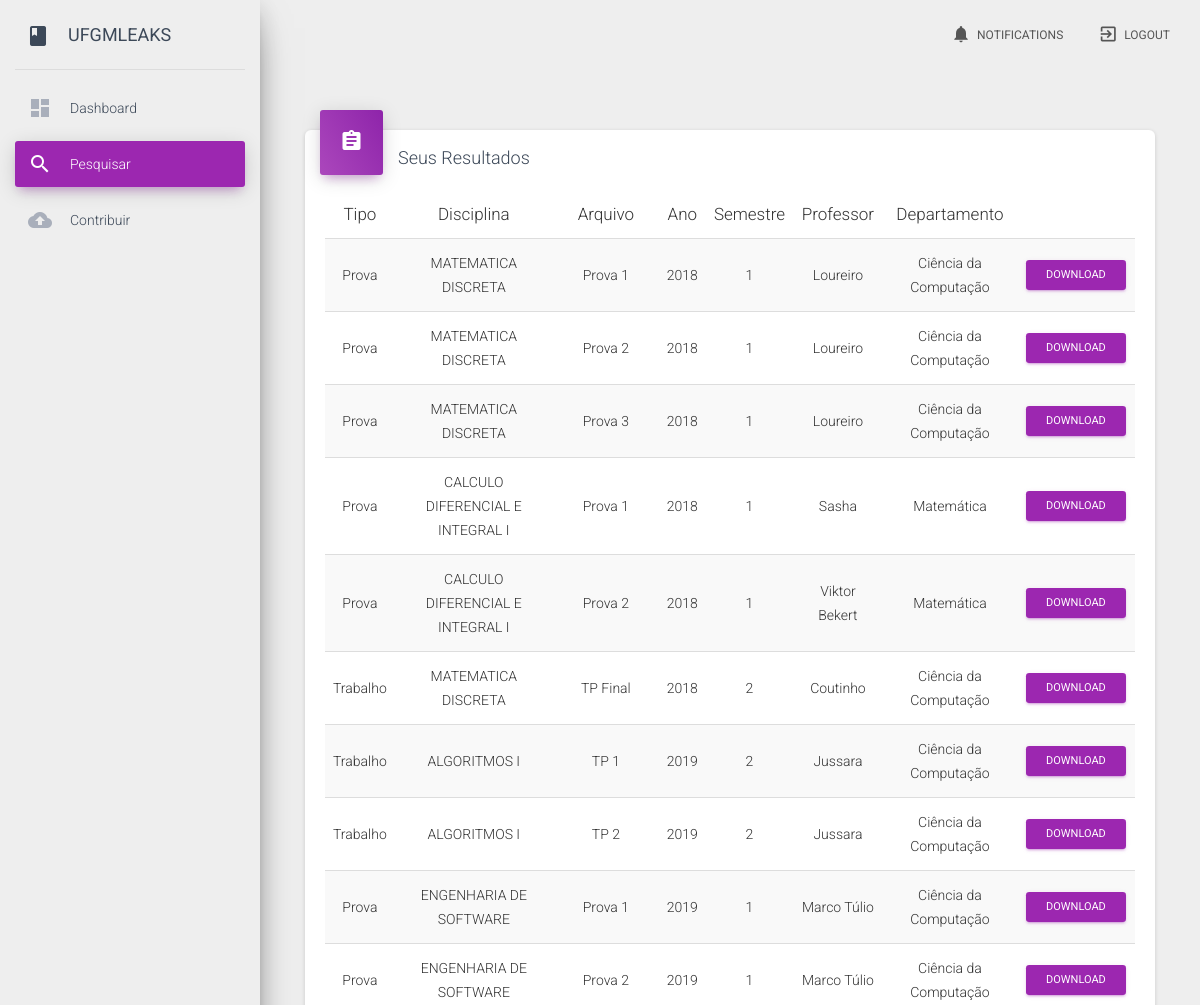
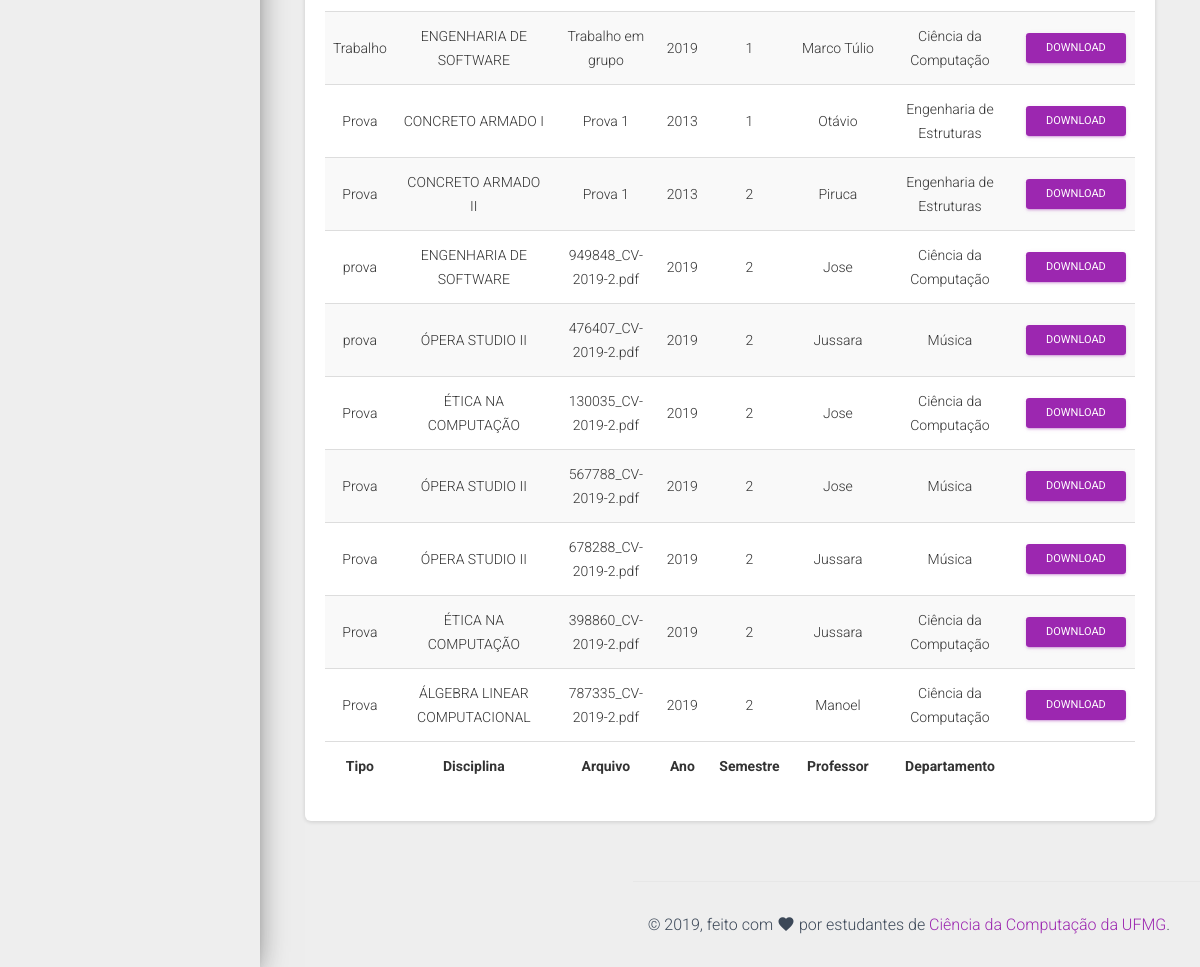
/pesquisa/result (signed in), run on the app's committed database (2 pictures, top to bottom).
### tables this page shows
CREATE TABLE Arquivo (
    id INTEGER NOT NULL PRIMARY KEY AUTOINCREMENT,
    id_contribuinte INTEGER NOT NULL,
    nome VARCHAR(255) NOT NULL,
    link VARCHAR(255) NOT NULL UNIQUE,
    id_disciplina VARCHAR(255) NOT NULL,
    tipo VARCHAR(255) NOT NULL,
    ano INTEGER NOT NULL,
    semestre INTEGER NOT NULL,
    professor VARCHAR(255),
    FOREIGN KEY (id_contribuinte) REFERENCES Users,
    FOREIGN KEY (id_disciplina) REFERENCES Disciplina
);

CREATE TABLE Disciplina (
    id INTEGER NOT NULL PRIMARY KEY AUTOINCREMENT,
    codigo VARCHAR(255) NOT NULL,
    nome VARCHAR(255) NOT NULL,
    id_departamento INTEGER NOT NULL,
    FOREIGN KEY (id_departamento) REFERENCES Departamento

);

CREATE TABLE Departamento (
    id VARCHAR(255) NOT NULL PRIMARY KEY,
    nome VARCHAR(255) NOT NULL
);

### app.py (the view)
@app.route('/pesquisa/result')
@login_required
def pesquisa_result(arquivo='False', disciplina='False', ano='False',
                    semestre='False', professor='False', departamento='False'):
    conn = sqlite3.connect('instance/database.sqlite')
    query = f"SELECT Arquivo.tipo, Disciplina.nome as disciplina, \
    Arquivo.nome as arquivo, Arquivo.Ano, Arquivo.semestre, Arquivo.professor, \
    Departamento.nome as departamento \
    FROM Arquivo JOIN Disciplina \
    ON Arquivo.id_disciplina=Disciplina.id JOIN Departamento \
    ON Disciplina.id_departamento=Departamento.id"
    if 'arquivo' in request.args:
        arquivo = request.args['arquivo']
    if 'disciplina' in request.args:
        disciplina = request.args['disciplina']
    if 'ano' in request.args:
        ano = request.args['ano']
    if 'semestre' in request.args:
        semestre = request.args['semestre']
    if 'professor' in request.args:
        professor = request.args['professor']
    if 'departamento' in request.args:
        departamento = request.args['departamento']
    if(arquivo != 'False'):
        query = query+f" WHERE Arquivo.tipo='{arquivo}'"
    if(disciplina != 'False'):
        query = query+f" AND Disciplina.nome='{disciplina}'"
    if(ano != 'False'):
        query = query+f" AND Arquivo.nome={ano}"
    if(semestre != 'False'):
        query = query+f" AND Arquivo.semestre={semestre}"
    if(professor != 'False'):
        query = query+f" AND Arquivo.professor='{professor}'"
    if(departamento != 'False'):
        query = query+f" AND Departamento.nome='{departamento}'"
    result = pd.read_sql(query, conn)
    return render_template('pesquisa_result.html', result=result)

### app.py (called while the page is built)
@login_manager.user_loader
def user_loader(email):
    conn = sqlite3.connect('instance/database.sqlite')
    users = pd.read_sql(
        f"SELECT email FROM Users WHERE Users.email='{email}'", conn)
    if not users.size:
        return
    user = User()
    user.id = email
    return user

### templates/pesquisa_result.html (shortened to what this page needs)
{% extends "layout.html" %}
{% block sidebar %}
<li class="nav-item">
    <a class="nav-link" href="/dashboard">
        <i class="material-icons">dashboard</i>
        <p>Dashboard</p>
    </a>
</li>
<li class="nav-item active">
    <a class="nav-link" href="/pesquisar">
        <i class="material-icons">search</i>
        <p>Pesquisar</p>
    </a>
</li>
<li class="nav-item ">
    <a class="nav-link" href="/contribuir">
        <i class="material-icons">cloud_upload</i>
        <p>Contribuir</p>
    </a>
</li>
{% endblock %}
{% block content %}
<div class="content">
  <div class="container-fluid">
    <div class="row">
      <div class="col-md-12">
        <div class="card">
          <div class="card-header card-header-primary card-header-icon">
            <div class="card-icon">
              <i class="material-icons">assignment</i>
            </div>
            <h4 class="card-title">Seus Resultados</h4>
          </div>
          <div class="card-body">
            <div class="material-datatables">
              <table id="datatables" class="table table-striped table-no-bordered table-hover" cellspacing="0" width="100%" style="width:100%">
                <thead>
                  <tr>
                    {% for c in result.columns %}
                      <th class="text-center">{{c.capitalize()}}</th>
                    {% endfor %}
                    <th class="disabled-sorting text-right"></th>
                  </tr>
                </thead>
                <tfoot>
                  <tr>
                    {% for c in result.columns %}
                      <th class="text-center">{{c.capitalize()}}</th>
                    {% endfor %}
                    <th class="text-right"></th>
                  </tr>
                </tfoot>
                <tbody>
                  {% for index, row in result.iterrows() %}
                    <tr>
                    {% for i in result.columns %}
                        <td class="text-center">{{row[i]}}</td>
                      {% endfor %}
                      <td>
                        <button class="btn btn-primary btn-sm" href="#">
                          Download
                          <div class="ripple-container"></div>
                        </button>
                      </td>
                    </tr>
                    {% endfor %}
                </tbody>
              </table>
            </div>
          </div>
        </div>
      </div>
    </div>
  </div>
</div>
{% endblock %}

### data on the page
Arquivo: tipo "Prova" "Prova 1" "Loureiro"
Disciplina: nome "MATEMATICA DISCRETA" "MATEMATICA DISCRETA" "MATEMATICA DISCRETA" "MATEMATICA DISCRETA"
Departamento: nome "Ciência da Computação" "Ciência da Computação" "Ciência da Computação" "Ciência da Computação" "Ciência da Computação" "Ciência da Computação" "Ciência da Computação" "Ciência da Computação" "Ciência da Computação" "Ciência da Computação" "Ciência da Computação" "Ciência da Computação" "Ciência da Computação"
Arquivo: tipo "Prova" "Prova 2" "Loureiro"
Arquivo: tipo "Prova" "Prova 3" "Loureiro"
Arquivo: tipo "Prova" "Prova 1" "Sasha"
Disciplina: nome "CALCULO DIFERENCIAL E INTEGRAL I" "CALCULO DIFERENCIAL E INTEGRAL I"
Departamento: nome "Matemática" "Matemática"
Arquivo: tipo "Prova" "Prova 2" "Viktor Bekert"
Arquivo: tipo "Trabalho" "TP Final" "Coutinho"
Arquivo: tipo "Trabalho" "TP 1" "Jussara"
Disciplina: nome "ALGORITMOS I" "ALGORITMOS I"
Arquivo: tipo "Trabalho" "TP 2" "Jussara"
Arquivo: tipo "Prova" "Prova 1" "Marco Túlio"
Disciplina: nome "ENGENHARIA DE SOFTWARE" "ENGENHARIA DE SOFTWARE" "ENGENHARIA DE SOFTWARE" "ENGENHARIA DE SOFTWARE"
Arquivo: tipo "Prova" "Prova 2" "Marco Túlio"
Arquivo: tipo "Trabalho" "Trabalho em grupo" "Marco Túlio"
Arquivo: tipo "Prova" "Prova 1" "Otávio"
Disciplina: nome "CONCRETO ARMADO I"
Departamento: nome "Engenharia de Estruturas" "Engenharia de Estruturas"
Arquivo: tipo "Prova" "Prova 1" "Piruca"
Disciplina: nome "CONCRETO ARMADO II"
Arquivo: tipo "prova" "949848_CV-2019-2.pdf" "Jose"
Arquivo: tipo "prova" "476407_CV-2019-2.pdf" "Jussara"
Disciplina: nome "ÓPERA STUDIO II" "ÓPERA STUDIO II" "ÓPERA STUDIO II"
Departamento: nome "Música" "Música" "Música"
Arquivo: tipo "Prova" "130035_CV-2019-2.pdf" "Jose"
Disciplina: nome "ÉTICA NA COMPUTAÇÃO" "ÉTICA NA COMPUTAÇÃO"
Arquivo: tipo "Prova" "567788_CV-2019-2.pdf" "Jose"
Arquivo: tipo "Prova" "678288_CV-2019-2.pdf" "Jussara"
Arquivo: tipo "Prova" "398860_CV-2019-2.pdf" "Jussara"
Arquivo: tipo "Prova" "787335_CV-2019-2.pdf" "Manoel"
Disciplina: nome "ÁLGEBRA LINEAR COMPUTACIONAL"

### other printed values
{{ c.capitalize() }} "Tipo" "Disciplina" "Arquivo" "Ano" "Semestre" "Professor" "Departamento"
{{ row[i] }} "2018" "1" "2018" "1" "2018" "1" "2018" "1" "2018" "1" "2018" "2" "2019" "2" "2019" "2" "2019" "1" "2019" "1" "2019" "1" "2013" "1" "2013" "2" "2019" "2" "2019" "2" "2019" "2" "2019" "2" "2019" "2" "2019" "2" "2019" "2"
